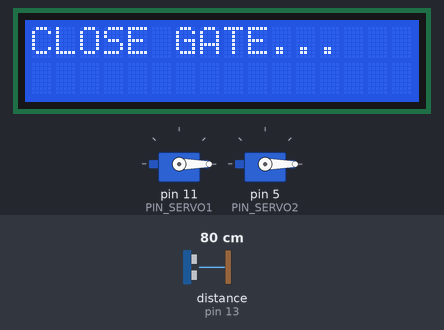
A sketch run on a simulated Arduino Uno, built with avr-gcc and run on an emulated ATmega328P. Parts: 2 × servo, 16×2 character LCD. Wiring (inferred from the names in the program): ultrasonic range finder: trigger pin 12; echo pin 13. The test bench sets the inputs (shaded band); at power-on: distance to the obstacle (sensor on pin 13) 80 cm. The echo pulse lasts 58.3 µs per cm; what the sketch prints to the serial monitor is not drawn.

Above: at 1.2 s.
1.3 s: distance to the obstacle (sensor on pin 13) set to 17 cm
2.8 s: distance to the obstacle (sensor on pin 13) set to 14 cm
At 4.4 s:
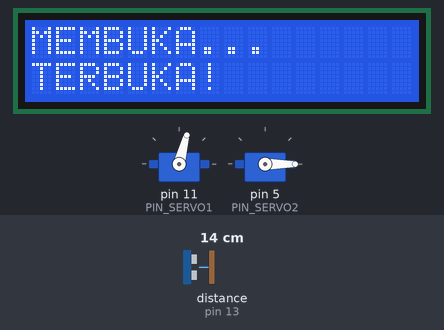
5.1 s: distance to the obstacle (sensor on pin 13) set to 18 cm
At 5.36 s:
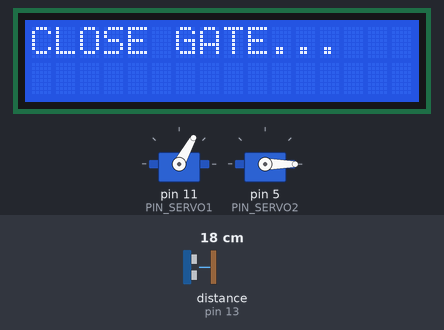
7.0 s: distance to the obstacle (sensor on pin 13) set to 2 cm
At 7.26 s:
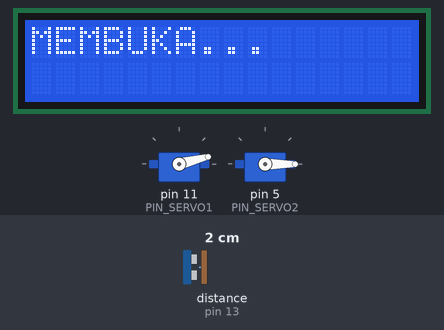
9.3 s: distance to the obstacle (sensor on pin 13) set to 35 cm
At 9.86 s:
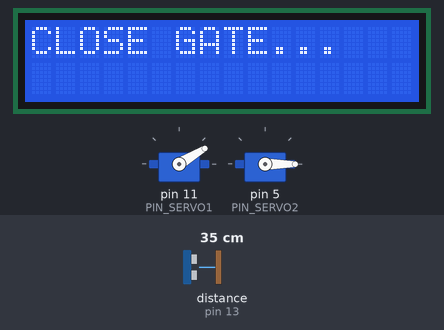
Timing chart, 0 to 12.3 s (numbered marks = the images above; inputs shaded):
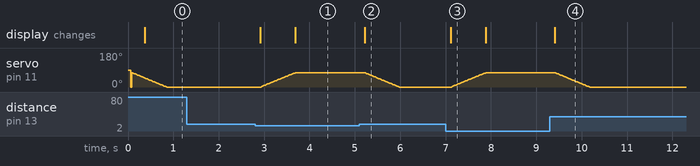

The sketch:

Palang_Otomatis.ino
```cpp
#include <Wire.h>
#include <LiquidCrystal_I2C.h>
#include <Servo.h>

Servo Servo1;
Servo Servo2;
int Trig = 12;
int Echo = 13;
int statusTerakhir = -1;
LiquidCrystal_I2C lcd(0x27, 16, 2);

const int PIN_SERVO1 = 11;
const int PIN_SERVO2 = 5;

void setup() {
  Servo1.attach(PIN_SERVO1);
  Servo2.attach(PIN_SERVO2);
  Serial.begin(9600);
  pinMode(Echo, INPUT);
  pinMode(Trig, OUTPUT);
  pinMode(4, INPUT_PULLUP);
  lcd.init();
  lcd.backlight();
  lcd.setCursor(0, 0);
  Servo1.write(0);
  Servo2.write(0);
}

void loop() {
  digitalWrite(Trig, HIGH);
  delayMicroseconds(10);
  digitalWrite(Trig, LOW);
  unsigned long durasi = pulseIn(Echo, HIGH, 30000);
  float jarak = 0.0343 * durasi / 2;

  int statusSekarang;

  if (jarak > 15) {
    statusSekarang = 0;
  } else if (jarak <= 17) {
    statusSekarang = 1;
  } else {
    statusSekarang = -1;
  }
  if (statusSekarang != statusTerakhir) {
    lcd.clear();

    if (statusSekarang == 0) {
      lcd.setCursor(0, 0);
      lcd.print("CLOSE GATE...");
      lcd.setCursor(0, 1);
      for(int pos=75; pos >= 0; pos--) {
        Servo1.write(pos);
        delay(10);
      }
      Serial.println("TIDAK ADA");
    }
    else if (statusSekarang == 1) {
      lcd.setCursor(0, 0);
      lcd.print("MEMBUKA...");
      lcd.setCursor(0, 1);
      for(int pos=0; pos <= 75; pos++) {
        Servo1.write(pos);
        delay(10);
      }
      lcd.print("TERBUKA!");
      delay(500);
      Serial.println(jarak);
    }
    else {
      lcd.setCursor(0, 0);
      lcd.print("MENUNGGU...");
      Servo1.write(0);
    }

    statusTerakhir = statusSekarang;
  }

  delay(100);
}
```

Measured:
- the behaviour switches between 16 and 15 cm on distance to the obstacle (sensor on pin 13) (found by bisection; images 0 and 1)
- after the input at 1.3 s, every drawn part: stays the same
- after the input at 2.8 s, servo on pin 11 (PIN_SERVO1): moves from 0° to 75° over 0.75 s, starting after 0.13 s; the display: first changes after 0.11 s (image 1 shows a later state)
- after the input at 5.1 s, servo on pin 11 (PIN_SERVO1): moves from 75° to 0° over 0.75 s, starting after 0.14 s; the display: changes after 0.12 s (image 2)
- after the input at 7.0 s, servo on pin 11 (PIN_SERVO1): moves from 0° to 75° over 0.75 s, starting after 0.13 s; the display: changes after 0.11 s (image 3)
- after the input at 9.3 s, servo on pin 11 (PIN_SERVO1): moves from 75° to 0° over 0.75 s, starting after 0.13 s; the display: changes after 0.11 s (image 4)
